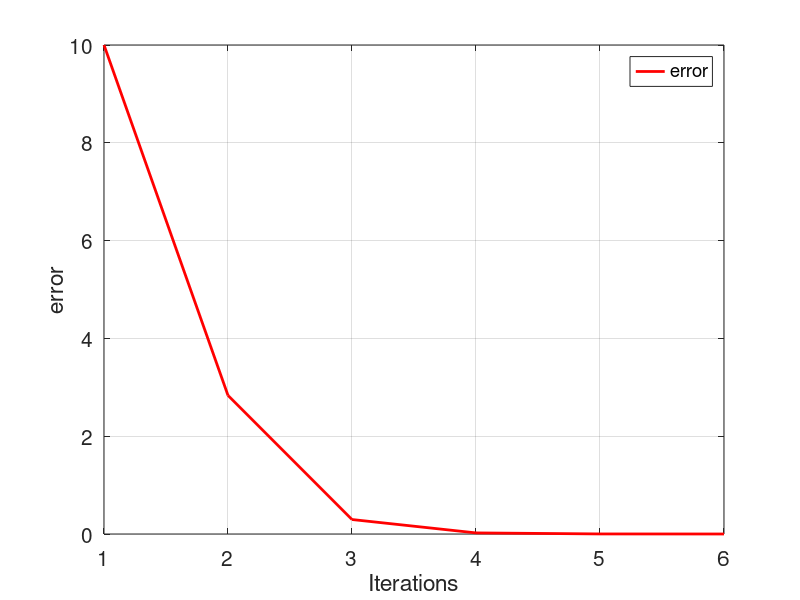

Reproduce this figure in MATLAB.
init_value = 2
i = 1;
e(i)=10;

while(e(i) > 0.001)
    if (i == 1)
        x(i) = init_value;
    end
    
    g(i) = 5/((x(i)^2)-10);
    i= i+1
    
    x(i) = g(i-1);
    e(i) = abs(x(i-1)-x(i));
    
    if (e(i) > 50);
        break;
    end
end

tamanio = size(e);
ite= 1:1:tamanio(2);

figure ('DefaultAxesFontsize', 15)
set (gcf, 'color', 'white');
plot(ite,e,'color',[1 0 0],'LineWidth',2);
grid on
hold on
xlabel('Iterations')
ylabel('error')
legend ('error','x')